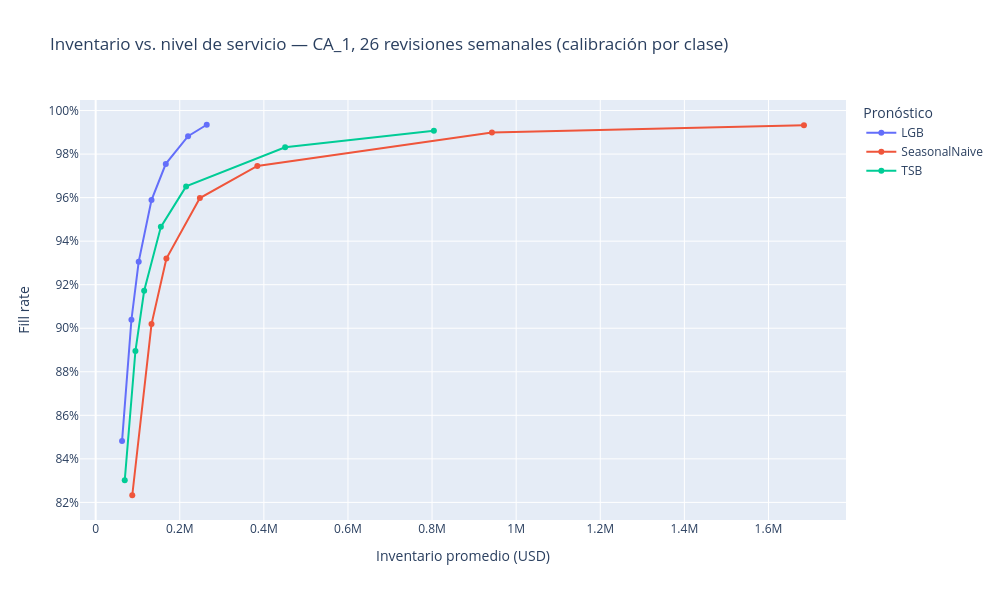

Write notebook code for a chart like this one.
### Code cell
fig = px.line(tabla, x="inv_valor_prom", y="fill_rate", color="modelo", markers=True,
              hover_data=["alpha", "costo_total"],
              labels={"inv_valor_prom": "Inventario promedio (USD)", "fill_rate": "Fill rate",
                      "modelo": "Pronóstico"},
              title="Inventario vs. nivel de servicio — CA_1, 26 revisiones semanales (calibración por clase)")
fig.update_layout(width=1000, height=600, yaxis_tickformat=".0%")
fig.show()

# ¿Cuánto inventario necesita LightGBM para el mismo fill rate que TSB con α = 0.95?
ref = tabla.query("modelo == 'TSB' and alpha == 0.95").iloc[0]
curva = tabla.query("modelo == 'LGB'").sort_values("fill_rate")
if not (curva["fill_rate"].min() <= ref["fill_rate"] <= curva["fill_rate"].max()):
    print("⚠ El fill rate de referencia está fuera del rango de LightGBM; la interpolación se recorta.")
inv_lgb = np.interp(ref["fill_rate"], curva["fill_rate"], curva["inv_valor_prom"])
print(f"Fill rate de referencia (TSB, α=0.95): {ref['fill_rate']:.2%}")
print(f"Inventario promedio — TSB: ${ref['inv_valor_prom']:,.0f} | LightGBM al mismo fill rate: "
      f"${inv_lgb:,.0f} ({inv_lgb / ref['inv_valor_prom'] - 1:+.1%})")

# Nivel de servicio que minimiza el costo total para cada modelo
display(tabla.loc[tabla.groupby("modelo")["costo_total"].idxmin()].round(3))

### Figure 1 — Plotly figure (JSON) as saved in the notebook; plotly's stock layout.template omitted (floating-point values rounded to 4 significant figures)
{"data": [{"customdata": [[0.5, 110600.0], [0.7, 72000.0], [0.8, 55160.0], [0.9, 40170.0], [0.95, 33960.0], [0.98, 32680.0], [0.99, 35050.0]], "hovertemplate": "Pronóstico=LGB<br>Inventario promedio (USD)=%{x}<br>Fill rate=%{y}<br>alpha=%{customdata[0]}<br>costo_total=%{customdata[1]}<extra></extra>", "legendgroup": "LGB", "line": {"color": "#636efa", "dash": "solid"}, "marker": {"symbol": "circle"}, "mode": "lines+markers", "name": "LGB", "orientation": "v", "showlegend": true, "type": "scatter", "x": [62750.0, 85050.0, 102400.0, 132800.0, 166800.0, 219700.0, 264200.0], "xaxis": "x", "y": [0.8481, 0.9039, 0.9306, 0.9589, 0.9755, 0.9882, 0.9935], "yaxis": "y"}, {"customdata": [[0.5, 122700.0], [0.7, 68960.0], [0.8, 53640.0], [0.9, 47790.0], [0.95, 56570.0], [0.98, 116100.0], [0.99, 203600.0]], "hovertemplate": "Pronóstico=SeasonalNaive<br>Inventario promedio (USD)=%{x}<br>Fill rate=%{y}<br>alpha=%{customdata[0]}<br>costo_total=%{customdata[1]}<extra></extra>", "legendgroup": "SeasonalNaive", "line": {"color": "#EF553B", "dash": "solid"}, "marker": {"symbol": "circle"}, "mode": "lines+markers", "name": "SeasonalNaive", "orientation": "v", "showlegend": true, "type": "scatter", "x": [87050.0, 132900.0, 168200.0, 247900.0, 384500.0, 942300.0, 1684000.0], "xaxis": "x", "y": [0.8233, 0.9019, 0.932, 0.9598, 0.9745, 0.9899, 0.9933], "yaxis": "y"}, {"customdata": [[0.5, 114300.0], [0.7, 74530.0], [0.8, 57690.0], [0.9, 44170.0], [0.95, 41320.0], [0.98, 60510.0], [0.99, 99440.0]], "hovertemplate": "Pronóstico=TSB<br>Inventario promedio (USD)=%{x}<br>Fill rate=%{y}<br>alpha=%{customdata[0]}<br>costo_total=%{customdata[1]}<extra></extra>", "legendgroup": "TSB", "line": {"color": "#00cc96", "dash": "solid"}, "marker": {"symbol": "circle"}, "mode": "lines+markers", "name": "TSB", "orientation": "v", "showlegend": true, "type": "scatter", "x": [69140.0, 94550.0, 115300.0, 155100.0, 215100.0, 450600.0, 804400.0], "xaxis": "x", "y": [0.8301, 0.8895, 0.9172, 0.9466, 0.9651, 0.9831, 0.9908], "yaxis": "y"}], "layout": {"height": 600, "legend": {"title": {"text": "Pronóstico"}, "tracegroupgap": 0}, "title": {"text": "Inventario vs. nivel de servicio — CA_1, 26 revisiones semanales (calibración por clase)"}, "width": 1000, "xaxis": {"anchor": "y", "domain": [0.0, 1.0], "title": {"text": "Inventario promedio (USD)"}}, "yaxis": {"anchor": "x", "domain": [0.0, 1.0], "tickformat": ".0%", "title": {"text": "Fill rate"}}}}
